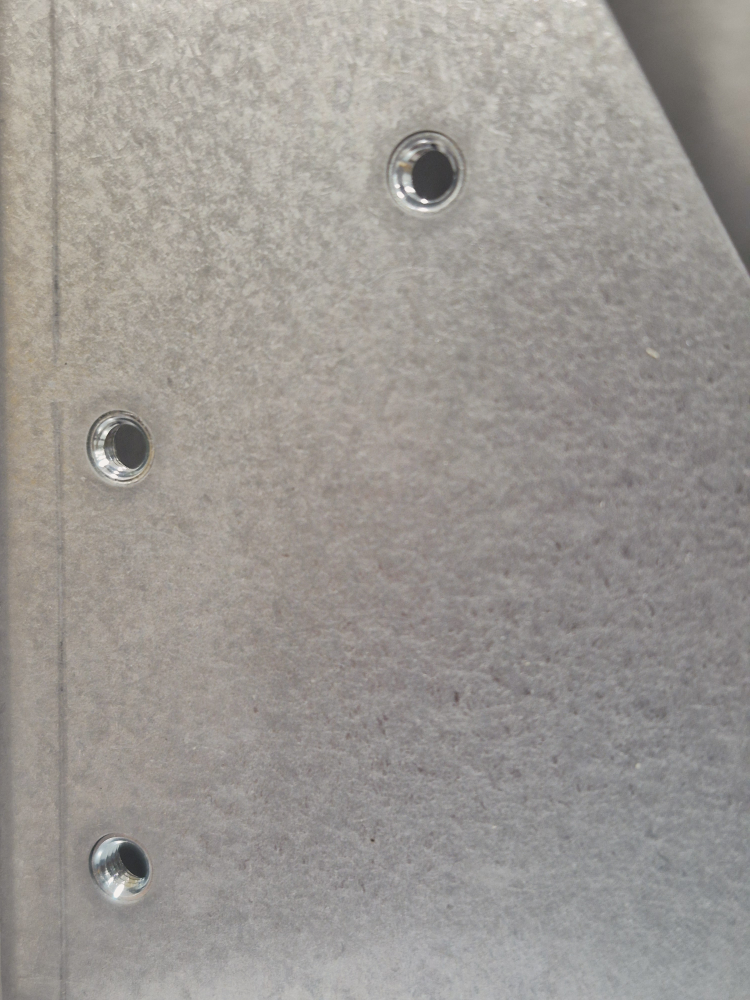
#> input picture app/src/main/assets/chassis_images/c_perfect.jpg, 3000 x 4000 px, given in place of defected.jpg, which was not available (shown at 1/4 size)
$ python method_selection_study.py   (older library calls are emulated)
#> lines starting #> are read from the running program, lines starting #| are printed output that depends on the picture; after the words box and inside, x2 and y2 are one past the last pixel; in counts of white or black regions, pixels touching at a corner belong together; pictures that were not available may be replaced by others from this repository, and a replacement may not be noted
### python/detector_ab_study.py
"""
A/B harness for HardwareFeatureExtractor's geometry pipeline.

Ports the *current Java* detector faithfully (not EdgeComputingImprove.py, which has
diverged), then re-runs it over app/src/main/assets/chassis_images/ with individual
changes switched on, so a proposed change is judged on measured behaviour rather than
on how convincing its rationale reads.

WHAT "BETTER" MEANS HERE
------------------------
The app decides pass/fail by counting detections on the inspection photo, counting them
again on the reference photo, and failing the part on any per-type difference. The
alignment gate only lets a photo through when it shows the same area at the same
distance as the reference. So the quantity that decides the false-FAIL rate is the
spread of detection counts across photos the gate would consider interchangeable.

Groups are taken from scale_probe_study.py's CATALOGUE, which labels each asset with
(area, relative shooting distance). Photos sharing both are what the gate treats as
equivalent, so disagreement inside such a group is a false FAIL waiting to happen.

Two guards on the metric:
  * defected.jpg is excluded — it differs from reference.jpg on purpose, and counting
    that as instability would reward a detector for missing real defects.
  * Stability is always reported next to the detection level. A detector that finds one
    box per image scores a perfect spread and is worthless, so a variant only wins if
    it holds detection counts up while bringing spread down.

Run:  python python/detector_ab_study.py
Note: desktop OpenCV (4.13 here) against the app's 4.14.0 Android build. The primitives used — Canny,
morphology, findContours, bilateralFilter — are stable across that gap, but treat small
numeric differences as noise rather than signal.
"""

import time
from pathlib import Path

import cv2
import numpy as np

ASSETS = Path(__file__).resolve().parent.parent / "app/src/main/assets/chassis_images"

# ─────────────────────────────────────────────
# CONFIG — mirrors HardwareFeatureExtractor's block one-for-one.
# ─────────────────────────────────────────────
WORKING_MAX_DIM = 1280
GLARE_RATIO_THRESHOLD = 0.05
GLARE_KERNEL_SIZE = 75
CLAHE_CLIP_LIMIT = 1.0
BILATERAL_SIGMA_COLOR = 60
BILATERAL_SIGMA_SPACE = 20
CANNY_LOW_RATIO = 0.5
DILATE_KERNEL_SIZE = 5
CLOSE_KERNEL_SIZE = 7

MAX_ASPECT_RATIO = 2.5
MIN_ASPECT_RATIO = 0.4
DYNAMIC_AREA_MULTIPLIER = 0.15
OUTLIER_AREA_FACTOR = 10.0
PROXIMITY_THRESHOLD = 10
FILL_RATIO_THRESHOLD = 0.7
MAX_DETECTIONS = 300
# Whether a contour below the dynamic area floor may still join a box that passed it.
# Mirrors HardwareFeatureExtractor.RESCUE_ADJACENT_FRAGMENTS; see fragment_rescue_study.py.
RESCUE_FRAGMENTS = True

# (area, relative shooting distance) — copied from scale_probe_study.py.
CATALOGUE = {
    "screws_test.jpg": ("fasteners", 0.8),
    "stud1.jpg": ("fasteners", 1.0),
    "stud2.jpg": ("fasteners", 1.0),
    "stud3.jpg": ("fasteners", 1.0),
    "stud4.jpg": ("fasteners", 1.0),
    "screws.jpg": ("fasteners", 1.2),
    "screws-1.jpg": ("fasteners", 1.2),
    "reference.jpg": ("fasteners", 1.6),
    "defected.jpg": ("fasteners", 1.6),
    "screws2.jpg": ("fasteners", 2.5),
    "screws_two.jpg": ("fasteners", 2.5),
    "screws_three.jpg": ("fasteners", 2.8),
    "screws_flash.jpg": ("fasteners", 2.8),
    "screws_none.jpg": ("fasteners", 4.0),
    "whole screws1.jpg": ("fasteners", 10.0),
    "whole screws2.jpg": ("fasteners", 10.0),
    "whole screws3.jpg": ("fasteners", 10.0),
    "head1.jpg": ("heads", 1.0),
    "head2.jpg": ("heads", 1.0),
    "head3.jpg": ("heads", 1.0),
    "head4.jpg": ("heads", 1.0),
    "hole1.jpg": ("bracket", 1.0),
    "hole2.jpg": ("bracket", 1.2),
    "corner.jpg": ("corner", 1.0),
    "zero.jpg": ("zero", 1.0),
    "one.jpg": ("one", 1.0),
    "three.jpg": ("three", 1.0),
    "whole.jpg": ("plate", 1.0),
    "whole_light.jpg": ("plate", 1.0),
}

# Differs from its group on purpose; excluded from the stability metric.
DEFECT_ASSETS = {"defected.jpg"}


# [8 lines left out: function interchangeable_groups, not called in this run]


def load_working_image(path):
    """Mirrors loadBitmap(): longest edge scaled to exactly WORKING_MAX_DIM."""
    img = cv2.imread(str(path), cv2.IMREAD_COLOR)
#> img is the input picture: shape (4000, 3000, 3); mean B, G, R 147, 151.5, 155.7
    if img is None:
        return None
    h, w = img.shape[:2]
    longest = max(w, h)
    if longest > WORKING_MAX_DIM:
        f = WORKING_MAX_DIM / longest
        img = cv2.resize(img, (max(1, round(w * f)), max(1, round(h * f))),
                         interpolation=cv2.INTER_AREA)
#> img: shape (1280, 960, 3)
    return img


def bilateral_d_for(gray, mode):
    """
    computeAdaptiveBilateralD(), plus the variants under test.

    mode='adaptive' is the shipping behaviour: bucket the Laplacian variance into d=1..6.
    An integer mode pins d to that value for every image.
    """
    if isinstance(mode, int):
        return mode, float(np.std(cv2.Laplacian(gray, cv2.CV_64F))) ** 2
    lap = cv2.Laplacian(gray, cv2.CV_64F)
    noise_variance = float(np.std(lap)) ** 2
    for limit, d in ((200, 1), (300, 2), (400, 3), (600, 4), (700, 5)):
        if noise_variance < limit:
            return d, noise_variance
    return 6, noise_variance


# [34 lines left out: function compute_edges, not called in this run]


def remove_nested_indices(boxes, apply_aspect_guard=True):
    """Indices removeNestedBoxes() keeps, so a caller can carry per-box state through it."""
    out = []
    for i, r1 in enumerate(boxes):
        inside = False
        for j, r2 in enumerate(boxes):
            if i == j:
                continue
            if apply_aspect_guard:
                aspect = r2[2] / r2[3]
                if aspect > MAX_ASPECT_RATIO or aspect < MIN_ASPECT_RATIO:
                    continue
            if (r1[0] >= r2[0] and r1[1] >= r2[1]
                    and r1[0] + r1[2] <= r2[0] + r2[2]
                    and r1[1] + r1[3] <= r2[1] + r2[3]):
                inside = True
                break
        if not inside:
            out.append(i)
    return out


def remove_nested(boxes, apply_aspect_guard=True):
    """removeNestedBoxes(). apply_aspect_guard=False drops the guard under test."""
    return [boxes[i] for i in remove_nested_indices(boxes, apply_aspect_guard)]


def adjacent(r1, r2, threshold=PROXIMITY_THRESHOLD):
    """The merge stage's own proximity test, as a predicate."""
    h_gap = max(0, max(r1[0], r2[0]) - min(r1[0] + r1[2], r2[0] + r2[2]))
    v_gap = max(0, max(r1[1], r2[1]) - min(r1[1] + r1[3], r2[1] + r2[3]))
    return h_gap <= threshold and v_gap <= threshold


def merge_nearby(boxes, threshold=PROXIMITY_THRESHOLD, anchors=None):
    """
    mergeNearbyBoxes(). With `anchors` (one bool per box, True = passed the area floor),
    the flag is OR-ed through every merge and returned alongside the boxes, so the caller
    can drop groups made only of rescued fragments.
    """
    working = list(boxes)
    content = [float(r[2] * r[3]) for r in boxes]
    anchor = [True] * len(boxes) if anchors is None else list(anchors)
    changed = True
    while changed:
        changed = False
        nxt, nxt_content, nxt_anchor = [], [], []
        skipped = [False] * len(working)
        for i in range(len(working)):
            if skipped[i]:
                continue
            r1, c1, a1 = working[i], content[i], anchor[i]
            skipped[i] = True
            for j in range(i + 1, len(working)):
                if skipped[j]:
                    continue
                if adjacent(r1, working[j], threshold):
                    r2 = working[j]
                    nx, ny = min(r1[0], r2[0]), min(r1[1], r2[1])
                    nw = max(r1[0] + r1[2], r2[0] + r2[2]) - nx
                    nh = max(r1[1] + r1[3], r2[1] + r2[3]) - ny
                    merged_content = c1 + content[j]
                    if merged_content >= nw * nh * FILL_RATIO_THRESHOLD:
                        r1, c1 = (nx, ny, nw, nh), merged_content
                        a1 = a1 or anchor[j]
                        skipped[j] = True
                        changed = True
            nxt.append(r1)
            nxt_content.append(c1)
            nxt_anchor.append(a1)
        working, content, anchor = nxt, nxt_content, nxt_anchor
    return (working, anchor) if anchors is not None else working


def find_feature_boxes(edges, cap_early=False, aspect_guard=True, rescue=None, min_area=None):
    """min_area, when given, replaces the dynamic area floor -- segmentation_mask_study uses
    it to carry the floor of the UNMASKED photograph into the masked one."""
    contours, _ = cv2.findContours(edges, cv2.RETR_EXTERNAL, cv2.CHAIN_APPROX_SIMPLE)

    valid_boxes, valid_areas = [], []
    for c in contours:
        x, y, w, h = cv2.boundingRect(c)
        if h == 0:
            continue
        aspect = w / h
        if aspect > MAX_ASPECT_RATIO or aspect < MIN_ASPECT_RATIO:
            continue
        valid_boxes.append((x, y, w, h))
        valid_areas.append(cv2.contourArea(c))

    stats = {"contours": len(contours), "passed_geometry": len(valid_boxes),
             "passed_area": 0, "capped": False}
    if not valid_boxes:
        return [], stats

    ascending = sorted(valid_areas)
    median_area = ascending[len(ascending) // 2]
    ceiling = median_area * OUTLIER_AREA_FACTOR
    pool = [a for a in valid_areas if a <= ceiling]
    if len(pool) < 3:
        pool = list(valid_areas)
    pool.sort(reverse=True)
    reference_area = sum(pool[:3]) / min(3, len(pool))
    dynamic_min_area = max(25.0, reference_area * DYNAMIC_AREA_MULTIPLIER)
    if min_area is not None:
        dynamic_min_area = min_area
    stats["dynamic_min_area"] = dynamic_min_area

    sized = [b for b, a in zip(valid_boxes, valid_areas) if a >= dynamic_min_area]
    stats["passed_area"] = len(sized)

    # A contour below the floor that TOUCHES one above it is a fragment of that feature
    # rather than noise of its own: Canny breaks a low-contrast outline into pieces, and the
    # floor runs before the merge that would have rejoined them. Such a fragment is carried
    # into the merge but can never become a box of its own. See fragment_rescue_study.py.
    do_rescue = RESCUE_FRAGMENTS if rescue is None else rescue
    rescued = []
    if do_rescue and sized:
        rescued = [b for b, a in zip(valid_boxes, valid_areas)
                   if a < dynamic_min_area and any(adjacent(b, s) for s in sized)]
    stats["rescued"] = len(rescued)

    if cap_early and len(sized) > MAX_DETECTIONS:
        # Bound the input to the O(n^2) stages instead of only their output.
        sized = sorted(sized, key=lambda r: r[2] * r[3], reverse=True)[:MAX_DETECTIONS]
        rescued = []
        stats["capped"] = True

    candidates = sized + rescued
    anchors = [True] * len(sized) + [False] * len(rescued)
    kept = remove_nested_indices(candidates, apply_aspect_guard=aspect_guard)
    de_nested = [candidates[i] for i in kept]
    de_anchors = [anchors[i] for i in kept]
    boxes, box_anchors = merge_nearby(de_nested, anchors=de_anchors)
    # A group of rescued fragments that never reached a box above the floor stays dropped.
    boxes = [b for b, a in zip(boxes, box_anchors) if a]

    if len(boxes) > MAX_DETECTIONS:
        boxes = sorted(boxes, key=lambda r: r[2] * r[3], reverse=True)[:MAX_DETECTIONS]
        stats["capped"] = True

    return boxes, stats


# [96 lines left out: functions run_variant, stability, pathological_case, main, not called in this run]


# [2 lines that do not run on import are left out]

### python/background_mask_study.py
"""
Excluding what is not the chassis, and why the fill is the plate's grey rather than white.

THE PROBLEM
-----------
A wide shot catches the bench, the floor, a rack of stock or a tool lying beside the part, and
every one of those yields contours the detector offers as candidate hardware. The ground-truth
file already names two: hole1.jpg's "fourth box lands on the shadowed region at right",
hole2.jpg's "bench-edge artefacts along the bottom". whole screws1-3.jpg carry a strip of
cluttered floor down the left edge; three.jpg has a dark object across the bottom.

WHAT SEPARATES CHASSIS FROM BACKGROUND
--------------------------------------
Not brightness. Keying on it fails in the dangerous direction — a specular highlight and a
lighting gradient are both far from the plate's modal grey, so a brightness rule whited out
24% of screws_flash.jpg and 18% of head2.jpg, all of it chassis, while missing the bench.

Clutter does. Canny density over a margin strip against the same image's centre:

    has background   whole screws1 left 2.3%   screws2 left 6.1%   screws3 left 4.3%
    no background    every margin of every close-up <= 0.7%   (centres ~0.3%)

A second, independent signature covers a flat dark object lying over the part (three.jpg's
bottom strip: mean 38.8 against a plate at 146), which is dark rather than cluttered.

CLUTTER ALONE OVER-REACHED
--------------------------
The panel's own fold is a crisp structural edge, so it reads as cluttered; being connected to
the true background it was swallowed into the same region, and the mask covered 22.1% of
whole screws2.jpg and 20.8% of whole screws3.jpg -- a good part of it chassis. Requiring the
region to be BOTH cluttered AND a different local brightness from the plate leaves the fold
alone, because a fold is the same metal as the panel beside it:

                      clutter only    + unlikeness 30
    whole screws1.jpg        4.7%               2.5%
    whole screws2.jpg       22.0%               7.4%
    whole screws3.jpg       20.8%               7.8%
    three.jpg               21.8%              21.5%   (dark object, caught by the dark test)
    every close-up           0.0%               0.0%

It costs some false positives -- weighted 11 to 14, against 19 for no mask at all -- but
misses stay at 3, the same as no mask, where the looser rule cost 4. Under-covering the
background is the safe direction; shading the part is not.

THE SAFETY PROPERTY
-------------------
A region counts as background only if it TOUCHES THE FRAME BORDER. An interior region can
never be removed, so a fastener, the shadow beside one, or a dark recess in the middle of the
part is safe however dark or busy it is. Section 2 checks it: of the detections the mask
removes, none is a fastener.

WHITE IS DESTRUCTIVE
--------------------
The obvious fill is white. It moves the intensity histogram, and the edge stage derives
Canny's thresholds from that histogram by Otsu, so the thresholds go wrong everywhere. Filling
with the median grey of everything outside the mask leaves the histogram where it was and
raises no seam for Canny to find. The app therefore fills with the plate's grey for the
detector and paints the same region white on the overlay the operator looks at — white is what
it means to a person, not what it meant to Canny. Section 3 is the evidence.

Run:  python python/background_mask_study.py
"""

import os
import sys

import numpy as np

try:
    import cv2
except ImportError:
    sys.exit("opencv-python is required: pip install opencv-python")

sys.path.insert(0, os.path.dirname(os.path.abspath(__file__)))

import detector_ab_study as D  # noqa: E402
import detection_ground_truth as GTRUTH  # noqa: E402
import hybrid_v2_study as HV  # noqa: E402
import adaptive_preprocessing_study as A  # noqa: E402

# Mirrors ml/ChassisMask.java one for one.
MASK_WIDTH = 320
CLUTTER_WINDOW = 25
CLUTTER_MULTIPLE = 4.0
CLUTTER_FLOOR = 0.02
DARK_RATIO = 0.40
PLATE_UNLIKENESS = 30.0
MIN_BACKGROUND_FRACTION = 0.01
CENTRE_FRACTION = 0.4
MAX_BACKGROUND_FRACTION = 0.45

V6 = A.LADDER["medium"]
SEAM = cv2.getStructuringElement(cv2.MORPH_ELLIPSE, (15, 15))


def background_mask(bgr):
    """True where the pixel is not the chassis. See ml/ChassisMask.of()."""
    h0, w0 = bgr.shape[:2]
    scale = MASK_WIDTH / float(w0)
    small = cv2.resize(bgr, (MASK_WIDTH, max(1, int(round(h0 * scale)))),
                       interpolation=cv2.INTER_AREA)
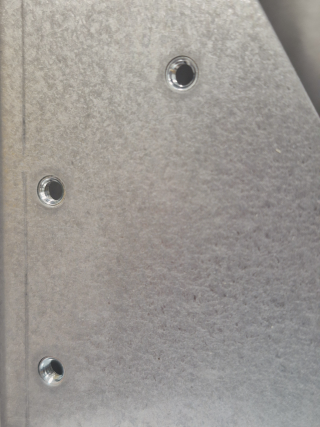
#> small: shape (427, 320, 3); mean B, G, R 147, 151.5, 155.7
    gray = cv2.cvtColor(small, cv2.COLOR_BGR2GRAY)
    h, w = gray.shape

    edges = (cv2.Canny(cv2.GaussianBlur(gray, (5, 5), 0), 60, 160) > 0).astype(np.float32)
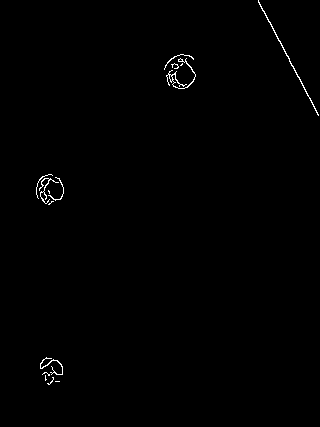
#> edges: shape (427, 320) float32; values 0 (black) and 1 (white), 0.52% white in thin lines or dots, all inside (x1, y1, x2, y2) = (36, 0, 319, 385)
    clutter = cv2.boxFilter(edges, -1, (CLUTTER_WINDOW, CLUTTER_WINDOW))
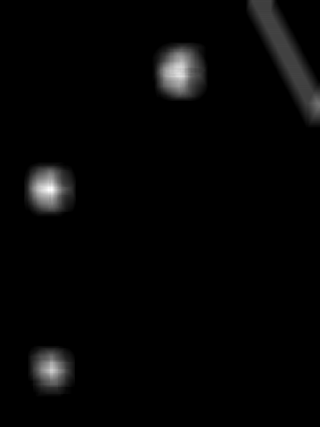
#> clutter: shape (427, 320) float32; min 0, max 0.237, mean 0.00518; drawn with min black and max white

    cy0, cy1 = int(h * (0.5 - CENTRE_FRACTION / 2)), int(h * (0.5 + CENTRE_FRACTION / 2))
    cx0, cx1 = int(w * (0.5 - CENTRE_FRACTION / 2)), int(w * (0.5 + CENTRE_FRACTION / 2))
    plate_clutter = float(np.median(clutter[cy0:cy1, cx0:cx1]))
#> plate_clutter = 0
    plate_grey = float(np.median(gray[cy0:cy1, cx0:cx1]))
#> plate_grey = 149
    limit = max(CLUTTER_FLOOR, CLUTTER_MULTIPLE * plate_clutter)
#> limit = 0.02

    # Clutter must be accompanied by a real difference in local brightness, or the panel's
    # own fold — a crisp edge in the same metal — is swallowed along with the background.
    local = cv2.medianBlur(gray, 31).astype(np.int16)
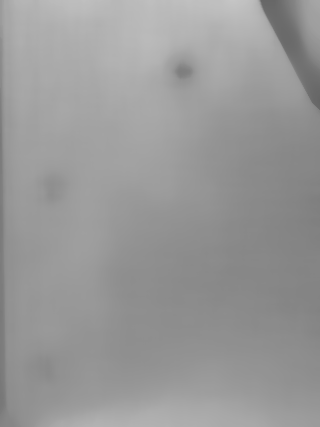
#> local: shape (427, 320) int16; min 101, max 197, mean 152.6
    unlike = np.abs(local - int(plate_grey)) > PLATE_UNLIKENESS
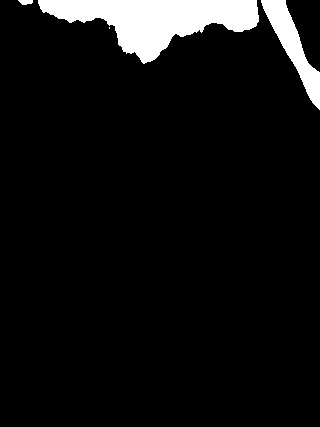
#> unlike: shape (427, 320) bool; 6.7% white; 4 white regions (1 under 20 px), largest, box (x1, y1, x2, y2) and area: (38, 0, 259, 64) 7071, (261, 0, 320, 110) 2011, (18, 0, 33, 5) 58
    foreign = (((clutter > limit) & unlike) | (gray < DARK_RATIO * plate_grey)).astype(np.uint8)
#> foreign: shape (427, 320); values 0 (black) and 1 (white), 1.3% white; 9 white regions (5 under 20 px), largest, box (x1, y1, x2, y2) and area: (261, 0, 320, 110) 1422, (248, 0, 259, 26) 186, (51, 362, 62, 374) 89, (187, 74, 192, 83) 20
    foreign = cv2.morphologyEx(foreign, cv2.MORPH_CLOSE,
                               cv2.getStructuringElement(cv2.MORPH_ELLIPSE, (15, 15)))
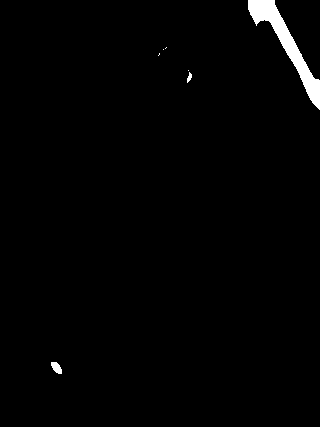
#> foreign: shape (427, 320); values 0 (black) and 1 (white), 1.4% white; 7 white regions (4 under 20 px), largest, box (x1, y1, x2, y2) and area: (248, 0, 320, 110) 1777, (51, 362, 62, 374) 89, (187, 72, 192, 83) 31

    n, labels, stats, _ = cv2.connectedComponentsWithStats(foreign, 8)
#> labels: shape (427, 320) int32; 8 distinct labels, from 0 to 7
#> n = 8; stats = [[0, 0, 320, 427, 134736], [248, 0, 72, 110, 1777], [165, 47, 2, 2, 2], [163, 49, 1, 1, 1], [158, 53, 2, 3, 3], [188, 70, 1, 1, 1], [187, 72, 5, 11, 31], [51, 362, 11, 12, 89]]
    mask = np.zeros((h, w), np.uint8)
    kept = 0
    for i in range(1, n):
        x, y, bw, bh, area = stats[i]
        touches = x == 0 or y == 0 or (x + bw) >= w or (y + bh) >= h
        if touches and area >= MIN_BACKGROUND_FRACTION * h * w:
            mask[labels == i] = 255
            kept += 1
#> this loop made 7 passes
#> mask: shape (427, 320); 1.3% white; 1 white region, box (x1, y1, x2, y2) and area: (248, 0, 320, 110) 1777
#> after the loop, kept = 1
    if kept == 0 or np.count_nonzero(mask) / float(h * w) > MAX_BACKGROUND_FRACTION:
        return np.zeros((h0, w0), np.uint8), dict(parts=0, plate_grey=plate_grey)
    full = cv2.resize(mask, (w0, h0), interpolation=cv2.INTER_NEAREST)
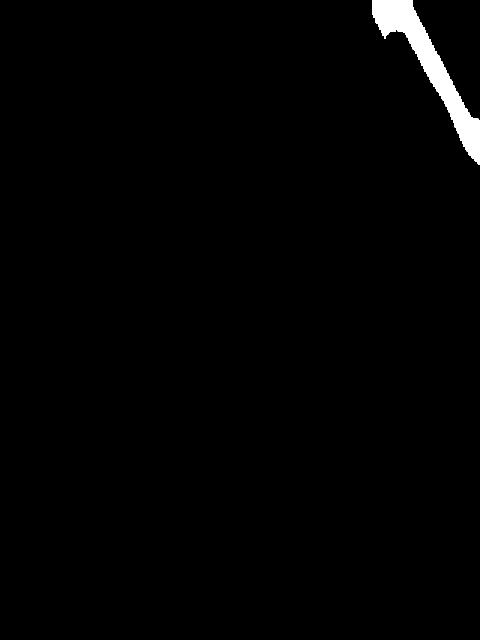
#> full: shape (1280, 960) (shown at 1/2 size); 1.3% white; 1 white region, box (x1, y1, x2, y2) and area: (744, 0, 960, 330) 15993
    return full, dict(parts=kept, plate_grey=plate_grey)


# [14 lines left out: function detect, not called in this run]


NOTES = {
    "whole screws1.jpg": "cluttered floor strip, left",
    "whole screws2.jpg": "cluttered floor strip, left",
    "whole screws3.jpg": "cluttered floor strip, left",
    "three.jpg": "dark object lying across the bottom",
    "corner.jpg": "over-exposed strip, right",
    "hole1.jpg": "shadowed region right — a spurious detection the GT file names",
    "hole2.jpg": "bench edge along the bottom — artefacts the GT file names",
    "zero.jpg": "dark band, bottom",
}


# [66 lines left out: functions section_masks, section_safety, section_counts, main, not called in this run]


# [2 lines that do not run on import are left out]

### python/small_feature_rung_study.py
"""
Would a feature-size signal pick the adaptive rung better than image quality alone?

Prompted by corner.jpg: noise 2.0, edge contrast 94, so ImageQuality picks MEDIUM (v6) — and
v6 finds 4 of its ~10 small fasteners plus two structural blobs, where LIGHT finds 9. The
hypothesis: when the medium pass's own boxes are small, v6's dilate 5 / close 9 is too coarse
for the hardware, and LIGHT should run.

Candidate rule, applied after ImageQuality's own (noise first, so STRONG is never displaced):
    if the rule says MEDIUM and median short side of the medium pass's boxes < T:  LIGHT
Swept over T. Scored on the 26 reference-distance photographs (weighted = 2 x misses + extras,
the number every other study ranks on) and reported separately on the 3 WIDE shots, whose
counts are approximate. Every image is chassis-masked the way the app masks it
(background_mask_study.background_mask, filled with the plate's grey).

Run:  python small_feature_rung_study.py
"""
import cv2
import numpy as np

import adaptive_preprocessing_study as A
import background_mask_study as B
import detector_ab_study as D
import detection_ground_truth as GT
import hybrid_v2_study as HV


def masked(img):
    mask, _ = B.background_mask(img)
    if not mask.any():
        return img
    g = cv2.cvtColor(img, cv2.COLOR_BGR2GRAY)
    p = int(np.median(g[mask == 0]))
#> p = 152
#> (the rest of the program and of its run is left out)
